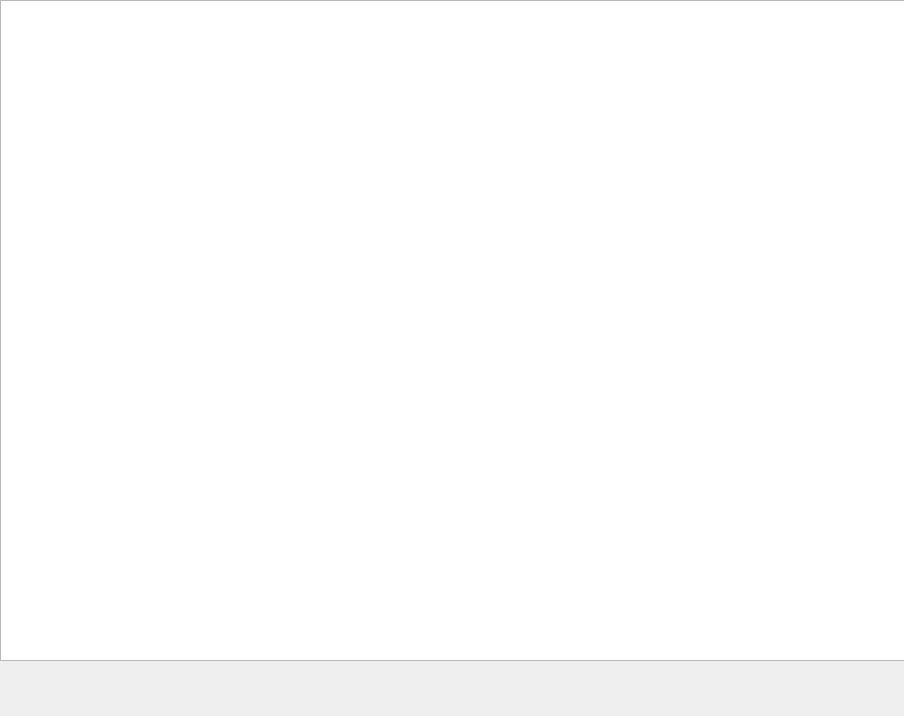
<?xml version="1.0" encoding="UTF-8"?>
<ui version="4.0">
 <class>getallDialog</class>
 <widget class="QDialog" name="getallDialog">
  <property name="geometry">
   <rect>
    <x>0</x>
    <y>0</y>
    <width>904</width>
    <height>716</height>
   </rect>
  </property>
  <property name="windowTitle">
   <string>Dialog</string>
  </property>
  <widget class="QTableView" name="tableView">
   <property name="geometry">
    <rect>
     <x>0</x>
     <y>0</y>
     <width>911</width>
     <height>661</height>
    </rect>
   </property>
  </widget>
 </widget>
 <resources/>
 <connections/>
</ui>
